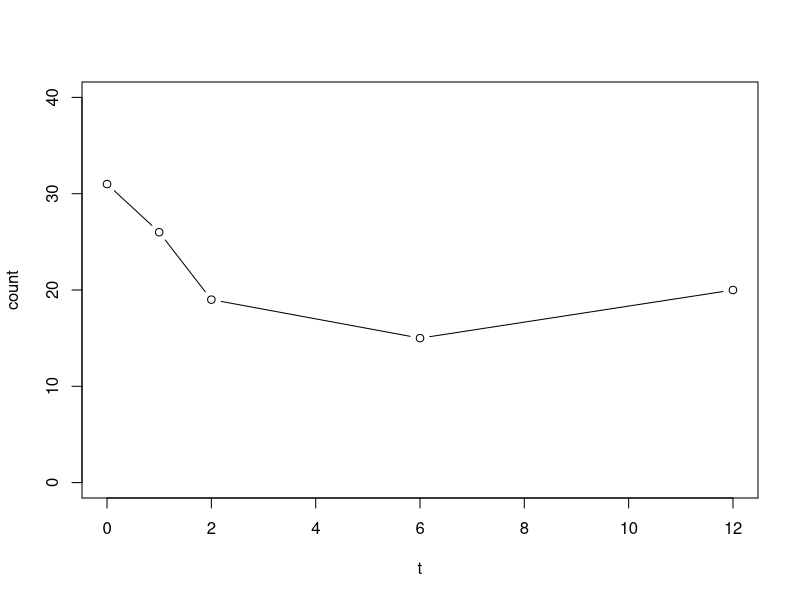
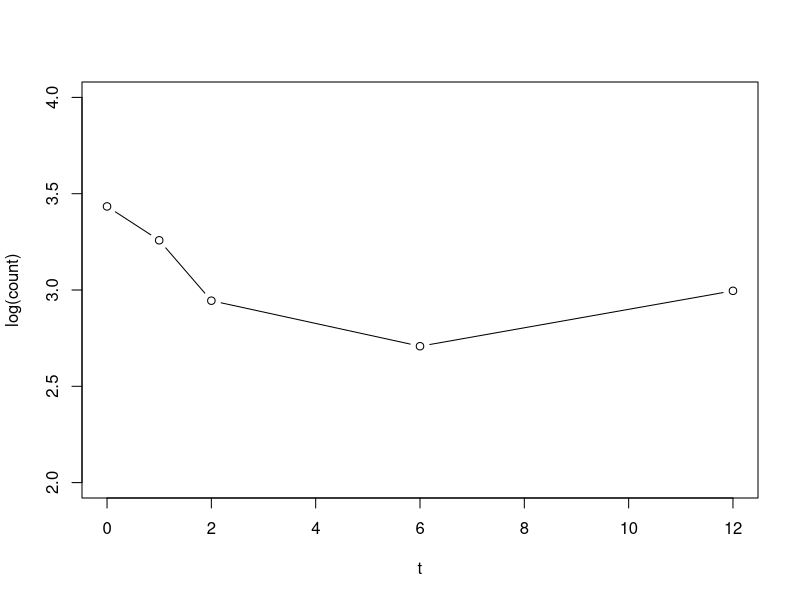
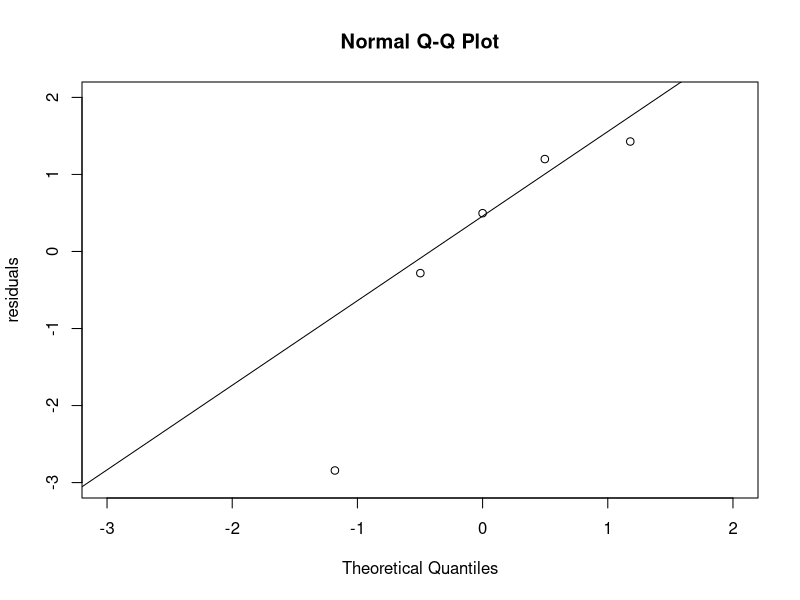
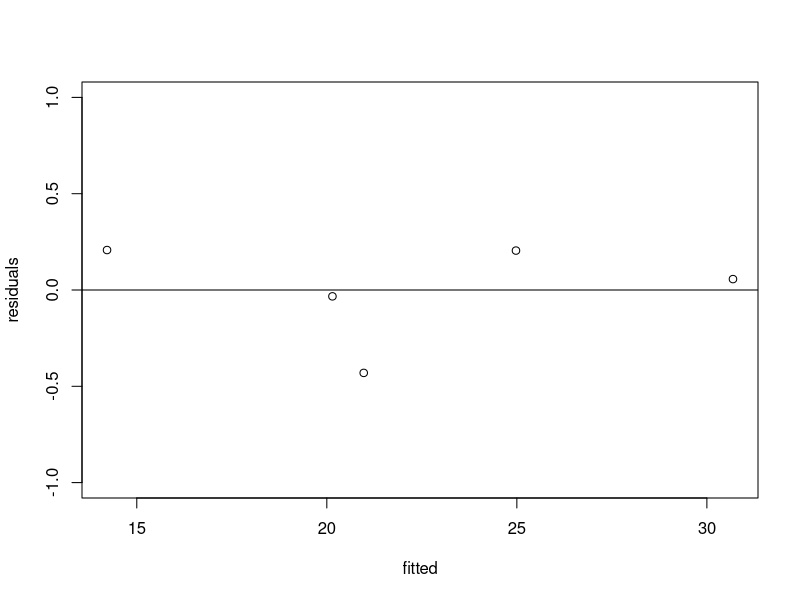
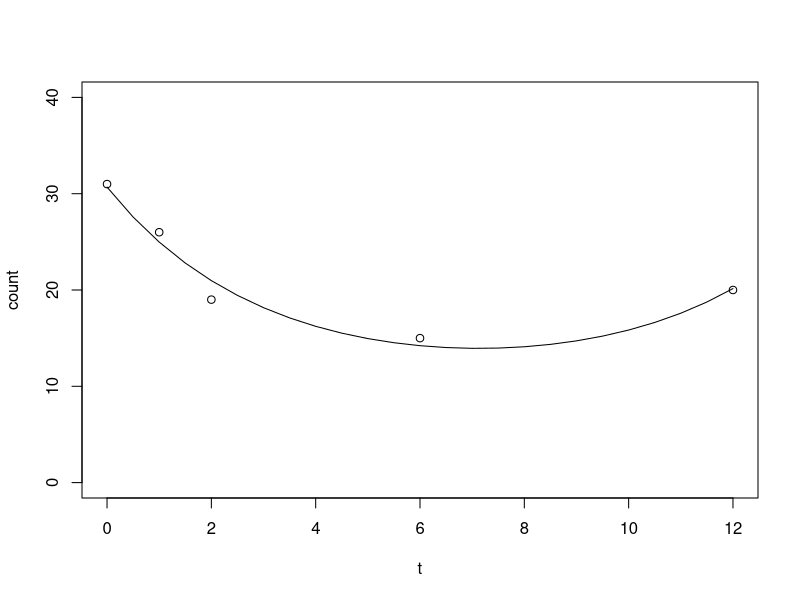
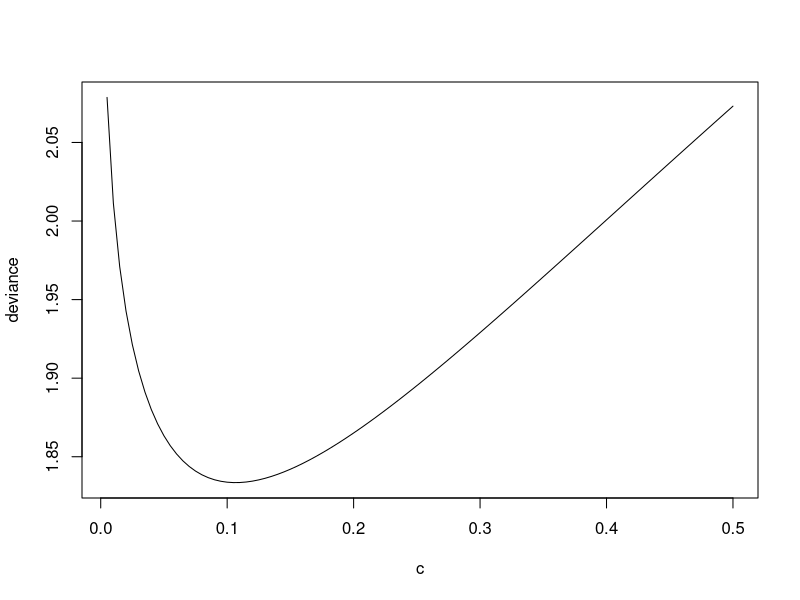
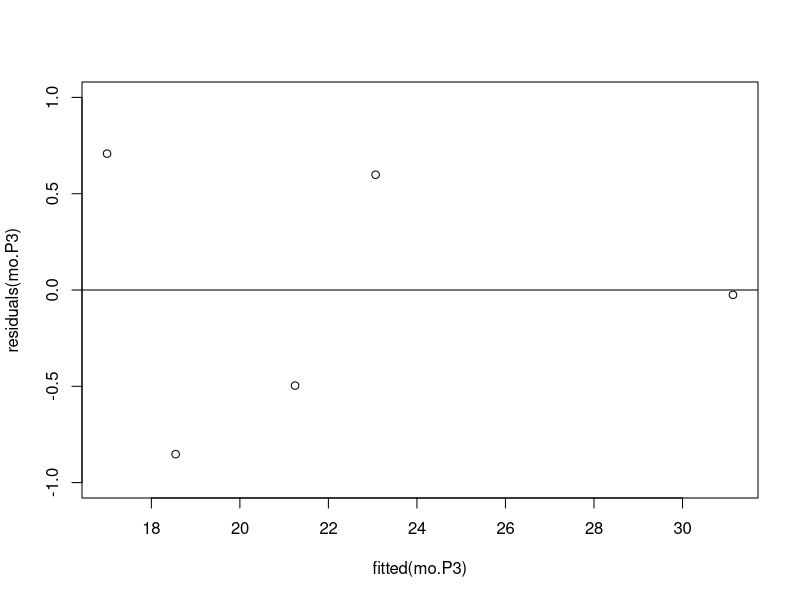
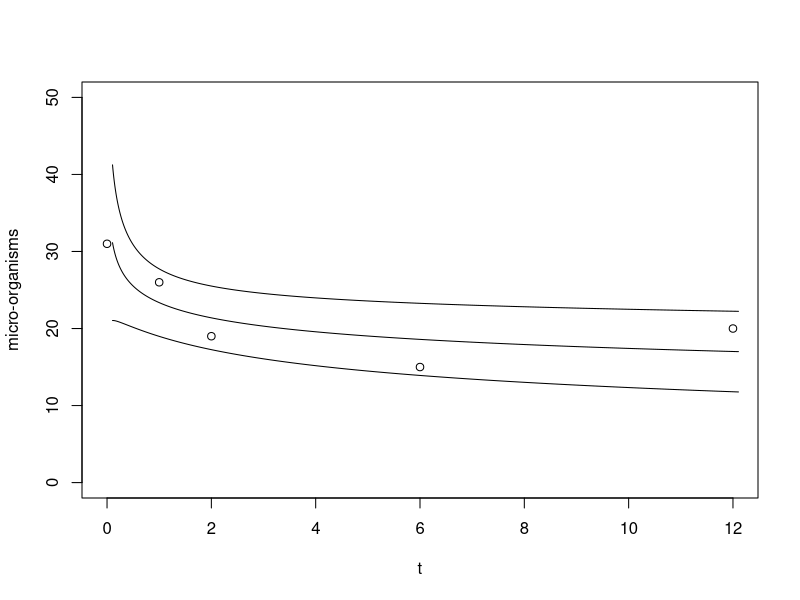

R code for these plots, in order:
t <- c(0,1,2,6,12)
count <- c(31,26,19,15,20)

plot(t, count, type="b", ylim=c(0, 40))
plot(t, log(count), type="b", ylim=c(2, 4))

mo.lm <- lm(count ~ t + I(t^2))
summary(mo.lm)
qqnorm(residuals(mo.lm), ylab="residuals", xlim=c(-3,2), ylim=c(-3,2))
qqline(residuals(mo.lm))

mo.P0 <- glm(count ~ t + I(t^2), family=poisson)
summary(mo.P0)

f <- fitted(mo.P0)
r <- residuals(mo.P0, type="pearson")
sum(r^2)
plot(f, r, ylab="residuals", xlab="fitted", ylim=c(-1,1)); abline(0,0)

plot(t, count, ylim=c(0,40))
t.new <- seq(0, 12, .5)
lines(t.new, predict(mo.P0, data.frame(t=t.new), type="response"))

mo.P1 <- glm(count ~ t, family=poisson)
anova(mo.P1, mo.P0, test="Chisq")


c <- d <- 1:100
for (i in 1:100) {
    c[i] <- i/200
    d[i] <-  deviance(glm(count ~ 1 + log(t+c[i]), family=poisson))
}
plot(c, d, type="l", ylab="deviance")
c[d==min(d)]
min(d)

tc <- t + 0.105
mo.P2 <- glm(count ~ 1+log(tc)+I(log(tc)^2), family=poisson)
mo.P3 <- glm(count ~ 1+log(tc), family=poisson); summary(mo.P3)
anova(mo.P3, mo.P2, test="Chisq")
plot(fitted(mo.P3), residuals(mo.P3), ylim=c(-1,1)); abline(0,0)


tc.new <- data.frame(tc = seq(0,12,.005) + 0.105)

# pointwise (1-alpha) confidence intervalls for mu
# either directly (Delta-Method)
mo.pred <- predict.glm(mo.P3, newdata=tc.new, type="response", se.fit=T)
attributes(mo.pred)
mo.pred$residual.scale

fit   <- mo.pred$fit
upper <- fit + qnorm(0.975)*mo.pred$se.fit
lower <- fit - qnorm(0.975)*mo.pred$se.fit

plot(t, count, type="p", ylim=c(0,50), xlab="t", ylab="micro-organisms")
lines(tc.new[,1], upper)
lines(tc.new[,1], fit)
lines(tc.new[,1], lower)

# or by means of the linearen predictor "link"
mo.peta <- predict.glm(mo.P3, newdata=tc.new, type="link", se.fit=T)
upper <- exp(mo.peta$fit + qnorm(0.975)*mo.peta$se.fit)
lower <- exp(mo.peta$fit - qnorm(0.975)*mo.peta$se.fit)
fit <- exp(mo.peta$fit)
plot(t, count, type="p", ylim=c(0,50), xlab="t", ylab="micro-organisms")
lines(tc.new[,1], upper); lines(tc.new[,1], fit); lines(tc.new[,1], lower)





